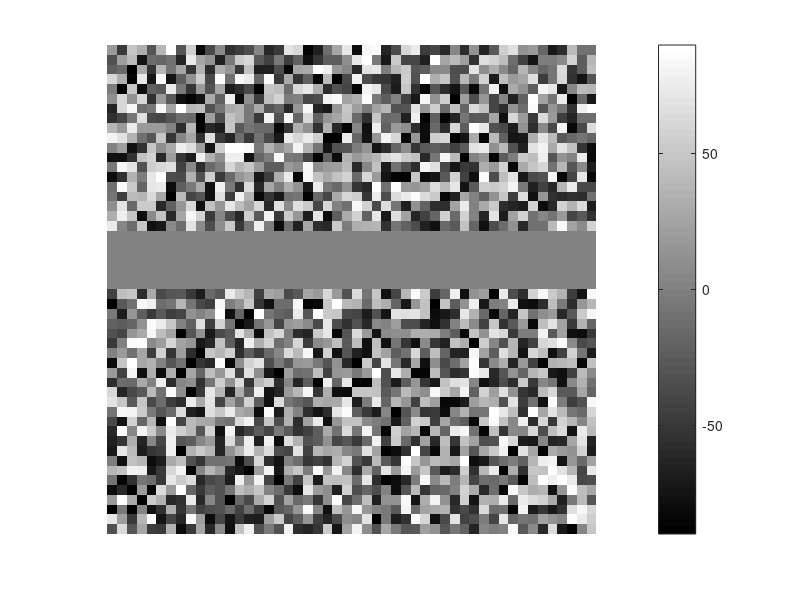

Recreate this plot in MATLAB.
% Create sample data in the range -90 to +90
dblImage = 180*rand(50,50)-90;
% Set some rows to black
dblImage(20:25, :) = 0;
% Define a custom colormap - use jet.
myColorMap = jet(256);
% Find out what row a value of 0 would be in.
minValue = min(dblImage(:))
maxValue = max(dblImage(:))
zeroIndex = ceil((0-minValue) / (maxValue - minValue) * 256)
% Make that row of the colormap be zero.
myColorMap(zeroIndex, :) = [0,0,0]
% Display it
imshow(dblImage, [], 'InitialMagnification', 1000);
% Apply our custom colormap.
colormap(myColorMap);
colorbar;